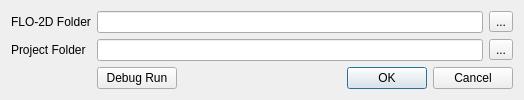
<?xml version="1.0" encoding="UTF-8"?>
<ui version="4.0">
 <class>flopro_runner</class>
 <widget class="QDialog" name="flopro_runner">
  <property name="geometry">
   <rect>
    <x>0</x>
    <y>0</y>
    <width>524</width>
    <height>95</height>
   </rect>
  </property>
  <property name="minimumSize">
   <size>
    <width>524</width>
    <height>0</height>
   </size>
  </property>
  <property name="maximumSize">
   <size>
    <width>1000</width>
    <height>16777215</height>
   </size>
  </property>
  <property name="acceptDrops">
   <bool>false</bool>
  </property>
  <property name="windowTitle">
   <string>Run Program</string>
  </property>
  <layout class="QGridLayout" name="gridLayout_2">
   <item row="0" column="0" colspan="2">
    <layout class="QGridLayout" name="gridLayout">
     <property name="sizeConstraint">
      <enum>QLayout::SetDefaultConstraint</enum>
     </property>
     <item row="2" column="1">
      <widget class="QPushButton" name="debug_run_btn">
       <property name="text">
        <string>Debug Run</string>
       </property>
      </widget>
     </item>
     <item row="2" column="2">
      <spacer name="horizontalSpacer_2">
       <property name="orientation">
        <enum>Qt::Horizontal</enum>
       </property>
       <property name="sizeHint" stdset="0">
        <size>
         <width>103</width>
         <height>20</height>
        </size>
       </property>
      </spacer>
     </item>
     <item row="1" column="0">
      <widget class="QLabel" name="project_folder_lbl">
       <property name="text">
        <string>Project Folder</string>
       </property>
      </widget>
     </item>
     <item row="0" column="4">
      <widget class="QToolButton" name="flo2d_browse">
       <property name="text">
        <string>...</string>
       </property>
      </widget>
     </item>
     <item row="1" column="4">
      <widget class="QToolButton" name="project_browse">
       <property name="text">
        <string>...</string>
       </property>
      </widget>
     </item>
     <item row="0" column="0">
      <widget class="QLabel" name="exec_folder_lbl">
       <property name="text">
        <string>FLO-2D Folder</string>
       </property>
      </widget>
     </item>
     <item row="0" column="1" colspan="3">
      <widget class="QLineEdit" name="flo2d_le"/>
     </item>
     <item row="1" column="1" colspan="3">
      <widget class="QLineEdit" name="project_le"/>
     </item>
     <item row="2" column="3" colspan="2">
      <widget class="QDialogButtonBox" name="buttonBox">
       <property name="orientation">
        <enum>Qt::Horizontal</enum>
       </property>
       <property name="standardButtons">
        <set>QDialogButtonBox::Cancel|QDialogButtonBox::Ok</set>
       </property>
      </widget>
     </item>
    </layout>
   </item>
  </layout>
 </widget>
 <resources/>
 <connections>
  <connection>
   <sender>buttonBox</sender>
   <signal>accepted()</signal>
   <receiver>flopro_runner</receiver>
   <slot>accept()</slot>
   <hints>
    <hint type="sourcelabel">
     <x>248</x>
     <y>254</y>
    </hint>
    <hint type="destinationlabel">
     <x>157</x>
     <y>274</y>
    </hint>
   </hints>
  </connection>
  <connection>
   <sender>buttonBox</sender>
   <signal>rejected()</signal>
   <receiver>flopro_runner</receiver>
   <slot>reject()</slot>
   <hints>
    <hint type="sourcelabel">
     <x>316</x>
     <y>260</y>
    </hint>
    <hint type="destinationlabel">
     <x>286</x>
     <y>274</y>
    </hint>
   </hints>
  </connection>
 </connections>
</ui>
